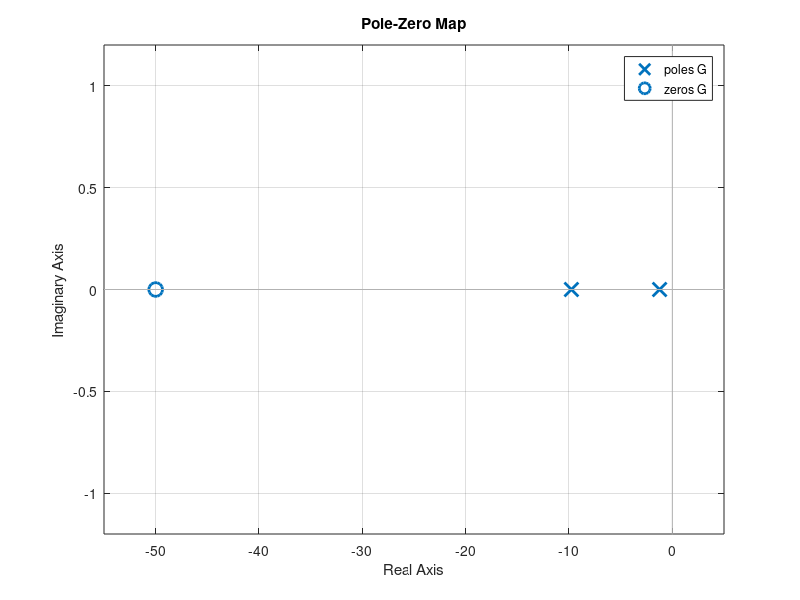

The MATLAB source for this figure:
clc; clear all

%Poles/zeros
% Transfer function: (s+50)/(s^2+11s+12)

G = tf([1 50],[1,11,12]);
disp('Transfer function:')
G
poles = pole(G)
zeros = zero(G)

%Pole-zero map
pzmap(G)
grid on